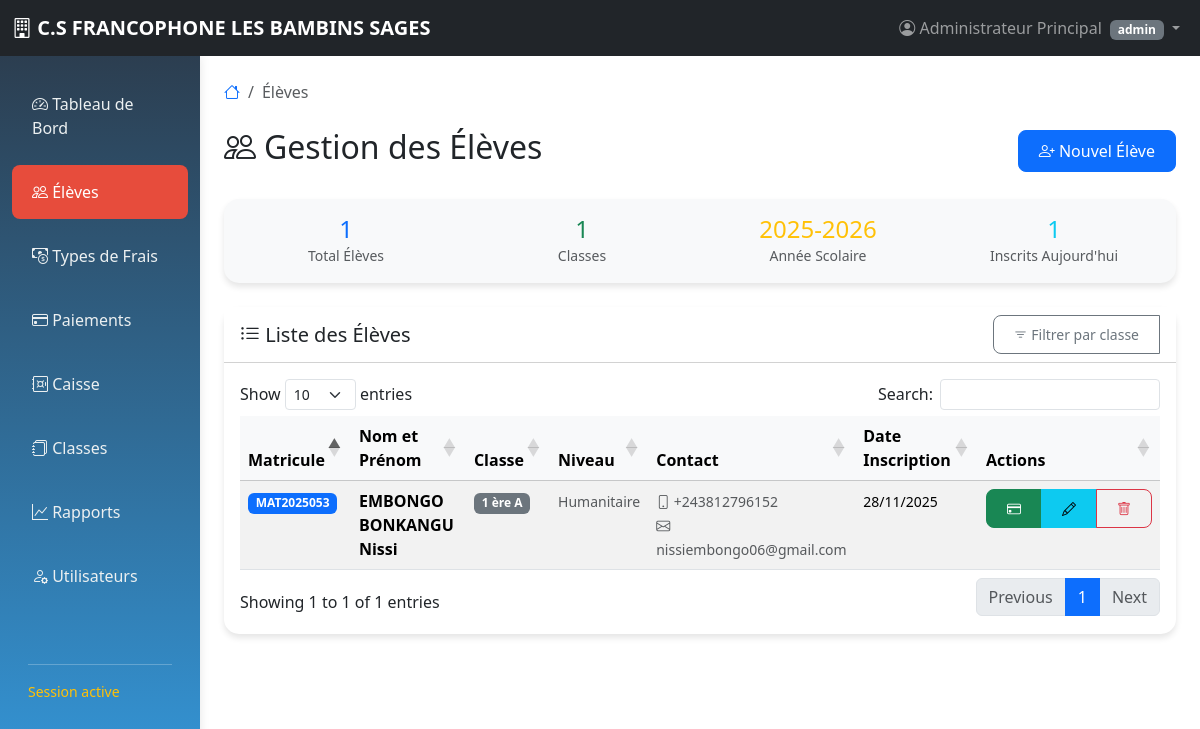
The app's page /etudiants.php (signed in) with its own data.
### tables this page shows
CREATE TABLE `etudiants` (
  `id` int(11) NOT NULL,
  `matricule` varchar(20) NOT NULL,
  `nom` varchar(100) NOT NULL,
  `prenom` varchar(100) NOT NULL,
  `telephone` varchar(20) DEFAULT NULL,
  `email` varchar(100) DEFAULT NULL,
  `classe` varchar(20) NOT NULL,
  `date_inscription` date NOT NULL,
  `classe_id` int(11) DEFAULT NULL
);

CREATE TABLE `classe` (
  `id` int(11) NOT NULL,
  `nom` varchar(100) NOT NULL,
  `niveau` varchar(50) NOT NULL,
  `filiere` varchar(100) DEFAULT NULL,
  `capacite_max` int(11) DEFAULT 30,
  `annee_scolaire` varchar(20) NOT NULL,
  `created_at` timestamp NOT NULL DEFAULT current_timestamp(),
  `updated_at` timestamp NOT NULL DEFAULT current_timestamp() ON UPDATE current_timestamp()
);

### etudiants.php (the view, shortened to what this page needs)
<?php
$database = new Database();
$db = $database->getConnection();
$query_classes = "SELECT * FROM classe ORDER BY niveau, nom";
$stmt_classes = $db->prepare($query_classes);
$stmt_classes->execute();
$classes = $stmt_classes->fetchAll(PDO::FETCH_ASSOC);
$filtre_classe = Validator::validateNumber($_GET['classe'] ?? 0) ?: '';
$where_condition = '';
$query = "SELECT e.*, c.nom as classe_nom, c.niveau
          FROM etudiants e
          LEFT JOIN classe c ON e.classe_id = c.id
          $where_condition
          ORDER BY e.nom, e.prenom";
$stmt = $db->prepare($query);
$stmt->execute();
$etudiants = $stmt->fetchAll(PDO::FETCH_ASSOC);
?>
<?php
include 'layout.php';
?>
<nav aria-label="breadcrumb" class="mb-4">
    <ol class="breadcrumb">
        <li class="breadcrumb-item"><a href="dashboard.php"><i class="bi bi-house"></i></a></li>
        <li class="breadcrumb-item active" aria-current="page">Élèves</li>
    </ol>
</nav>
<div class="d-flex justify-content-between align-items-center mb-4">
    <h2><i class="bi bi-people me-2"></i>Gestion des Élèves</h2>
    <button class="btn btn-primary" data-bs-toggle="modal" data-bs-target="#ajouterEtudiantModal">
        <i class="bi bi-person-plus"></i> Nouvel Élève
    </button>
</div>
<div class="row mb-4">
    <div class="col-12">
        <div class="card bg-light">
            <div class="card-body py-3">
                <div class="row text-center">
                    <div class="col-md-3">
                        <h4 class="text-primary mb-0"><?php echo count($etudiants); ?></h4>
                        <small class="text-muted">
                            <?php echo !empty($filtre_classe) && $filtre_classe !== 'all' ? 'Élèves dans la classe' : 'Total Élèves'; ?>
                        </small>
                    </div>
                    <div class="col-md-3">
                        <h4 class="text-success mb-0">
                            <?php echo count($classes); ?>
                        </h4>
                        <small class="text-muted">Classes</small>
                    </div>
                    <div class="col-md-3">
                        <h4 class="text-warning mb-0">
                            <?php
                            $query_annee = "SELECT DISTINCT annee_scolaire FROM classe LIMIT 1";
                            $stmt_annee = $db->prepare($query_annee);
                            $stmt_annee->execute();
                            $annee = $stmt_annee->fetch(PDO::FETCH_ASSOC);
                            echo $annee ? htmlspecialchars($annee['annee_scolaire']) : date('Y') . '-' . (date('Y') + 1);
                            ?>
                        </h4>
                        <small class="text-muted">Année Scolaire</small>
                    </div>
                    <div class="col-md-3">
                        <h4 class="text-info mb-0">
                            <?php
                            $query_aujourdhui = "SELECT COUNT(*) as total FROM etudiants e";
                            if (!empty($filtre_classe) && $filtre_classe !== 'all') {
                                $query_aujourdhui .= " WHERE e.classe_id = :classe_id AND";
                            } else {
                                $query_aujourdhui .= " WHERE";
                            }
                            $query_aujourdhui .= " DATE(e.date_inscription) = CURDATE()";
                            $stmt_aujourdhui = $db->prepare($query_aujourdhui);
                            $stmt_aujourdhui->execute();
                            echo $stmt_aujourdhui->fetch(PDO::FETCH_ASSOC)['total'];
                            ?>
                        </h4>
                        <small class="text-muted">
                            <?php echo !empty($filtre_classe) && $filtre_classe !== 'all' ? 'Inscrits aujourd\'hui (classe)' : 'Inscrits Aujourd\'hui'; ?>
                        </small>
                    </div>
                </div>
            </div>
        </div>
    </div>
</div>
<div class="card">
    <div class="card-header bg-white d-flex justify-content-between align-items-center">
        <h5 class="card-title mb-0">
            <i class="bi bi-list-ul"></i> Liste des Élèves
        </h5>
        <div class="btn-group">
            <button class="btn btn-sm btn-outline-secondary" data-bs-toggle="dropdown">
                <i class="bi bi-filter"></i>
                <?php echo !empty($filtre_classe) && $filtre_classe !== 'all' ? 'Filtré' : 'Filtrer par classe'; ?>
            </button>
        </div>
    </div>
    <div class="card-body">
        <?php if (count($etudiants) > 0): ?>
        <div class="table-responsive">
            <table class="table table-hover table-striped">
                <thead class="table-light">
                    <tr>
                        <th>Matricule</th>
                        <th>Nom et Prénom</th>
                        <th>Classe</th>
                        <th>Niveau</th>
                        <th>Contact</th>
                        <th>Date Inscription</th>
                        <th>Actions</th>
                    </tr>
                </thead>
                <tbody>
                    <?php foreach ($etudiants as $etudiant): ?>
                    <tr>
                        <td>
                            <span class="badge bg-primary"><?php echo htmlspecialchars($etudiant['matricule']); ?></span>
                        </td>
                        <td>
                            <strong><?php echo htmlspecialchars($etudiant['nom'] . ' ' . $etudiant['prenom']); ?></strong>
                        </td>
                        <td>
                            <span class="badge bg-secondary"><?php echo htmlspecialchars($etudiant['classe_nom'] ?? 'Non assigné'); ?></span>
                        </td>
                        <td>
                            <small class="text-muted"><?php echo htmlspecialchars($etudiant['niveau'] ?? '-'); ?></small>
                        </td>
                        <td>
                            <div>
                                <?php if ($etudiant['telephone']): ?>
                                <small class="text-muted"><i class="bi bi-phone"></i> <?php echo htmlspecialchars($etudiant['telephone']); ?></small><br>
                                <?php endif; ?>
                                <?php if ($etudiant['email']): ?>
                                <small class="text-muted"><i class="bi bi-envelope"></i> <?php echo htmlspecialchars($etudiant['email']); ?></small>
                                <?php endif; ?>
                            </div>
                        </td>
                        <td>
                            <small><?php echo date('d/m/Y', strtotime($etudiant['date_inscription'])); ?></small>
                        </td>
                        <td>
                            <div class="btn-group btn-group-sm">
                                <a href="paiements.php?etudiant_id=<?php echo $etudiant['id']; ?>"
                                   class="btn btn-success" data-bs-toggle="tooltip" title="Enregistrer paiement">
                                    <i class="bi bi-credit-card"></i>
                                </a>
                                <button class="btn btn-info"
                                        data-bs-toggle="modal"
                                        data-bs-target="#modifierEtudiantModal"
                                        onclick="chargerDonneesEtudiant(<?php echo htmlspecialchars(json_encode($etudiant)); ?>)"
                                        data-bs-toggle="tooltip" title="Modifier">
                                    <i class="bi bi-pencil"></i>
                                </button>
                                <?php if ($_SESSION['role'] == 'admin'): ?>
                                <a href="?supprimer_etudiant=<?php echo $etudiant['id']; ?>"
                                   class="btn btn-outline-danger"
                                   data-bs-toggle="tooltip"
                                   title="Supprimer"
                                   onclick="return confirm('Êtes-vous sûr de vouloir supprimer l\\'élève <?php echo htmlspecialchars(addslashes($etudiant['nom'] . ' ' . $etudiant['prenom'])); ?> ? Cette action est irréversible.')">
                                    <i class="bi bi-trash"></i>
                                </a>
                                <?php endif; ?>
                            </div>
                        </td>
                    </tr>
                    <?php endforeach; ?>
                </tbody>
            </table>
        </div>
        <?php endif; ?>
    </div>
</div>
<?php include 'layout-end.php'; ?>

### layout.php (style rules this page uses)
.card { border: none; border-radius: 15px; box-shadow: 0 4px 6px rgba(0,0,0,0.1); transition: transform 0.3s; }
.btn { border-radius: 8px; padding: 8px 20px; }
.table th { background: #f8f9fa; font-weight: 600; }

### records on screen
etudiants: matricule "MAT2025053", nom+prenom "EMBONGO BONKANGU Nissi", classe.nom "1 ère A", classe.niveau "Humanitaire", telephone "+243812796152", email "nissiembongo06@gmail.com", date_inscription "28/11/2025"

### other values on screen
$_SESSION['nom_complet'] "Administrateur Principal"
$_SESSION['role'] "admin"
count($etudiants) "1"
count($classes) "1"
$annee['annee_scolaire'] "2025-2026"
$stmt_aujourdhui->fetch(PDO::FETCH_ASSOC)['total'] "1"
